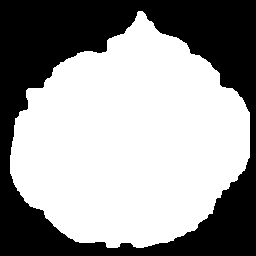
#> input picture mark/chk3/mask_background.png, 256 x 256 px, found by its file name
$ python find_spots_2.py
#> lines starting #> are read from the running program, lines starting #| are printed output that depends on the picture; after the words box and inside, x2 and y2 are one past the last pixel; in counts of white or black regions, pixels touching at a corner belong together; long printed decimals are rounded
import cv2
import numpy as np

# Load the images
image1 = cv2.imread("mark/chk3/mask_background.png")
#> image1 is the input picture: shape (256, 256, 3); 60% white; 1 black region, box (x1, y1, x2, y2) and area: (0, 0, 256, 256) 26198
image2 = cv2.imread("mark/chk5/pink_check1.png")
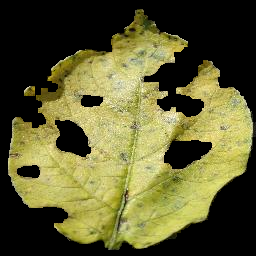
#> input picture mark/chk5/pink_check1.png, 256 x 256 px, found by its file name
#> image2 is the input picture: shape (256, 256, 3); mean B, G, R 49.3, 92.2, 94.5

# Invert the first image
image1_not = cv2.bitwise_not(image1)
cv2.imwrite("mark/chk5/image1_not.png", image1_not)

# Apply bitwise OR to combine image2 with the inverted image1
mask_background = cv2.bitwise_or(image2, image1_not)
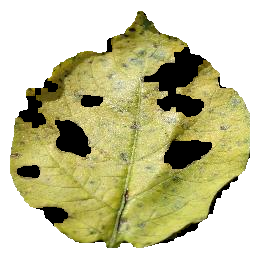
#> mask_background: shape (256, 256, 3); mean B, G, R 150.2, 192.5, 194.7
cv2.imwrite("mark/chk5/result.png", mask_background)

# Convert the result to grayscale
gray_mask = cv2.cvtColor(mask_background, cv2.COLOR_BGR2GRAY)
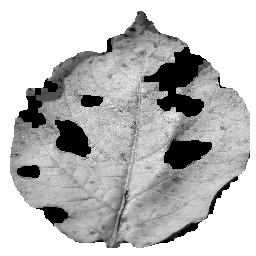
#> gray_mask: shape (256, 256); min 0, max 255, mean 188.3

# Threshold the grayscale image to obtain a binary mask
_, binary_mask = cv2.threshold(gray_mask, 127, 255, cv2.THRESH_BINARY)
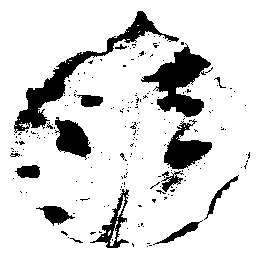
#> binary_mask: shape (256, 256); 85.2% white; 206 black regions (189 under 20 px), largest, box (x1, y1, x2, y2) and area: (14, 11, 179, 133) 2559, (141, 43, 211, 117) 2234, (164, 119, 212, 170) 1163

# Calculate the total number of pixels
total_pixels = mask_background.size
#> total_pixels = 196608

# Calculate the number of white and black pixels
white_pixels = np.sum(mask_background == 255)
#> white_pixels = 78643
black_pixels = np.sum(mask_background == 0)
#> black_pixels = 17527

# Print the results
print("Total number of pixels:", total_pixels)
#| Total number of pixels: 196608
print("Number of white pixels:", white_pixels)
#| Number of white pixels: 78643
print("Number of black pixels:", black_pixels)
#| Number of black pixels: 17527

left = (total_pixels-(white_pixels+black_pixels))
#> left = 100438
result = black_pixels / left * 100
#> result = 17.45
print(f"Spot percentage: {result}")
#| Spot percentage: 17.451
